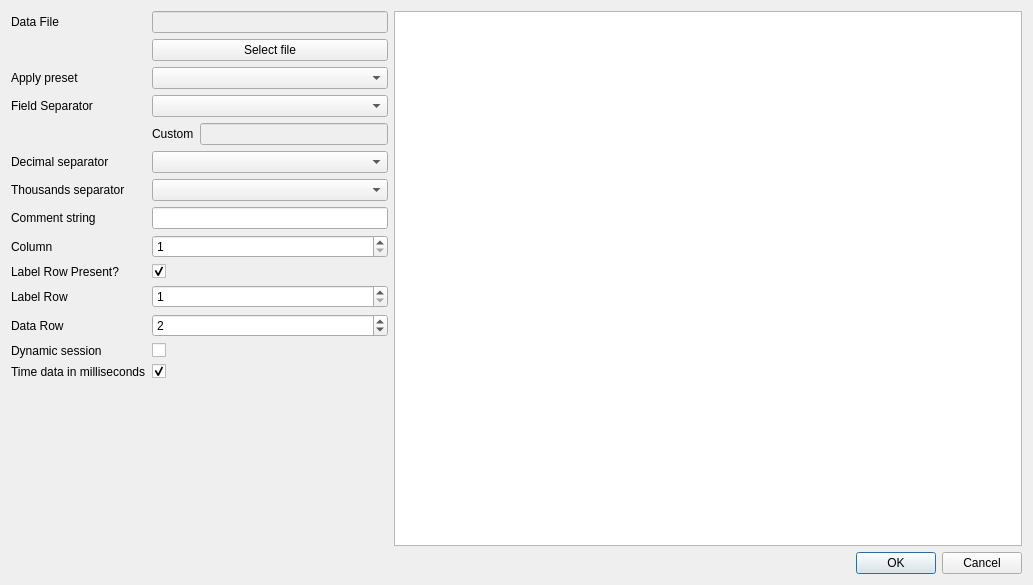
<?xml version="1.0" encoding="UTF-8"?>
<ui version="4.0">
 <class>LoadFileDialog</class>
 <widget class="QDialog" name="LoadFileDialog">
  <property name="geometry">
   <rect>
    <x>0</x>
    <y>0</y>
    <width>1033</width>
    <height>585</height>
   </rect>
  </property>
  <property name="windowTitle">
   <string>Load Data File</string>
  </property>
  <layout class="QGridLayout" name="gridLayout">
   <item row="5" column="2">
    <widget class="QDialogButtonBox" name="buttonBox">
     <property name="orientation">
      <enum>Qt::Horizontal</enum>
     </property>
     <property name="standardButtons">
      <set>QDialogButtonBox::Cancel|QDialogButtonBox::Ok</set>
     </property>
    </widget>
   </item>
   <item row="0" column="2" rowspan="3">
    <layout class="QHBoxLayout" name="horizontalLayout" stretch="3,5">
     <item>
      <layout class="QFormLayout" name="formLayout">
       <property name="fieldGrowthPolicy">
        <enum>QFormLayout::AllNonFixedFieldsGrow</enum>
       </property>
       <item row="2" column="0">
        <widget class="QLabel" name="label_5">
         <property name="text">
          <string>Data File</string>
         </property>
        </widget>
       </item>
       <item row="2" column="1">
        <widget class="QLineEdit" name="lineDataFile">
         <property name="enabled">
          <bool>false</bool>
         </property>
        </widget>
       </item>
       <item row="3" column="1">
        <widget class="QPushButton" name="btnDataFile">
         <property name="text">
          <string>Select file</string>
         </property>
        </widget>
       </item>
       <item row="4" column="0">
        <widget class="QLabel" name="label_6">
         <property name="text">
          <string>Apply preset</string>
         </property>
        </widget>
       </item>
       <item row="4" column="1">
        <widget class="QComboBox" name="comboPreset"/>
       </item>
       <item row="5" column="0">
        <widget class="QLabel" name="label">
         <property name="text">
          <string>Field Separator</string>
         </property>
        </widget>
       </item>
       <item row="5" column="1">
        <widget class="QComboBox" name="comboFieldSeparator"/>
       </item>
       <item row="6" column="1">
        <layout class="QFormLayout" name="formLayout_2">
         <item row="0" column="0">
          <widget class="QLabel" name="label_7">
           <property name="text">
            <string>Custom</string>
           </property>
          </widget>
         </item>
         <item row="0" column="1">
          <widget class="QLineEdit" name="lineCustomFieldSeparator">
           <property name="enabled">
            <bool>false</bool>
           </property>
          </widget>
         </item>
        </layout>
       </item>
       <item row="7" column="0">
        <widget class="QLabel" name="label_8">
         <property name="text">
          <string>Decimal separator</string>
         </property>
        </widget>
       </item>
       <item row="7" column="1">
        <widget class="QComboBox" name="comboDecimalSeparator"/>
       </item>
       <item row="8" column="0">
        <widget class="QLabel" name="label_9">
         <property name="text">
          <string>Thousands separator</string>
         </property>
        </widget>
       </item>
       <item row="8" column="1">
        <widget class="QComboBox" name="comboGroupSeparator"/>
       </item>
       <item row="9" column="0">
        <widget class="QLabel" name="label_11">
         <property name="text">
          <string>Comment string</string>
         </property>
        </widget>
       </item>
       <item row="9" column="1">
        <widget class="QLineEdit" name="lineComment"/>
       </item>
       <item row="10" column="0">
        <widget class="QLabel" name="label_3">
         <property name="text">
          <string>Column</string>
         </property>
        </widget>
       </item>
       <item row="10" column="1">
        <widget class="QSpinBox" name="spinColumn">
         <property name="minimum">
          <number>1</number>
         </property>
         <property name="maximum">
          <number>9999</number>
         </property>
         <property name="value">
          <number>1</number>
         </property>
        </widget>
       </item>
       <item row="11" column="1">
        <widget class="QCheckBox" name="checkLabelRow">
         <property name="text">
          <string/>
         </property>
         <property name="checked">
          <bool>true</bool>
         </property>
        </widget>
       </item>
       <item row="13" column="1">
        <widget class="QSpinBox" name="spinLabelRow">
         <property name="minimum">
          <number>1</number>
         </property>
         <property name="maximum">
          <number>9999</number>
         </property>
         <property name="value">
          <number>1</number>
         </property>
        </widget>
       </item>
       <item row="15" column="0">
        <widget class="QLabel" name="label_2">
         <property name="text">
          <string>Data Row</string>
         </property>
        </widget>
       </item>
       <item row="15" column="1">
        <widget class="QSpinBox" name="spinDataRow">
         <property name="minimum">
          <number>1</number>
         </property>
         <property name="maximum">
          <number>9999</number>
         </property>
         <property name="value">
          <number>2</number>
         </property>
        </widget>
       </item>
       <item row="16" column="0">
        <widget class="QLabel" name="label_10">
         <property name="toolTip">
          <string>Enables auto reload</string>
         </property>
         <property name="text">
          <string>Dynamic session</string>
         </property>
        </widget>
       </item>
       <item row="16" column="1">
        <widget class="QCheckBox" name="checkDynamicSession">
         <property name="layoutDirection">
          <enum>Qt::LeftToRight</enum>
         </property>
         <property name="text">
          <string/>
         </property>
        </widget>
       </item>
       <item row="13" column="0">
        <widget class="QLabel" name="label_4">
         <property name="text">
          <string>Label Row</string>
         </property>
        </widget>
       </item>
       <item row="17" column="1">
        <widget class="QCheckBox" name="checkTimeInMilliSeconds">
         <property name="text">
          <string/>
         </property>
         <property name="checked">
          <bool>true</bool>
         </property>
        </widget>
       </item>
       <item row="11" column="0">
        <widget class="QLabel" name="label_12">
         <property name="text">
          <string>Label Row Present?</string>
         </property>
        </widget>
       </item>
       <item row="17" column="0">
        <widget class="QLabel" name="label_13">
         <property name="text">
          <string>Time data in milliseconds</string>
         </property>
        </widget>
       </item>
      </layout>
     </item>
     <item>
      <widget class="QTableWidget" name="tablePreview">
       <property name="sizePolicy">
        <sizepolicy hsizetype="Expanding" vsizetype="Expanding">
         <horstretch>2</horstretch>
         <verstretch>0</verstretch>
        </sizepolicy>
       </property>
      </widget>
     </item>
    </layout>
   </item>
  </layout>
 </widget>
 <tabstops>
  <tabstop>lineDataFile</tabstop>
  <tabstop>btnDataFile</tabstop>
  <tabstop>comboPreset</tabstop>
  <tabstop>comboFieldSeparator</tabstop>
  <tabstop>lineCustomFieldSeparator</tabstop>
  <tabstop>comboDecimalSeparator</tabstop>
  <tabstop>comboGroupSeparator</tabstop>
  <tabstop>lineComment</tabstop>
  <tabstop>spinColumn</tabstop>
  <tabstop>checkLabelRow</tabstop>
  <tabstop>spinLabelRow</tabstop>
  <tabstop>spinDataRow</tabstop>
  <tabstop>checkDynamicSession</tabstop>
  <tabstop>buttonBox</tabstop>
 </tabstops>
 <resources/>
 <connections>
  <connection>
   <sender>buttonBox</sender>
   <signal>accepted()</signal>
   <receiver>LoadFileDialog</receiver>
   <slot>accept()</slot>
   <hints>
    <hint type="sourcelabel">
     <x>248</x>
     <y>254</y>
    </hint>
    <hint type="destinationlabel">
     <x>157</x>
     <y>274</y>
    </hint>
   </hints>
  </connection>
  <connection>
   <sender>buttonBox</sender>
   <signal>rejected()</signal>
   <receiver>LoadFileDialog</receiver>
   <slot>reject()</slot>
   <hints>
    <hint type="sourcelabel">
     <x>316</x>
     <y>260</y>
    </hint>
    <hint type="destinationlabel">
     <x>286</x>
     <y>274</y>
    </hint>
   </hints>
  </connection>
 </connections>
</ui>
